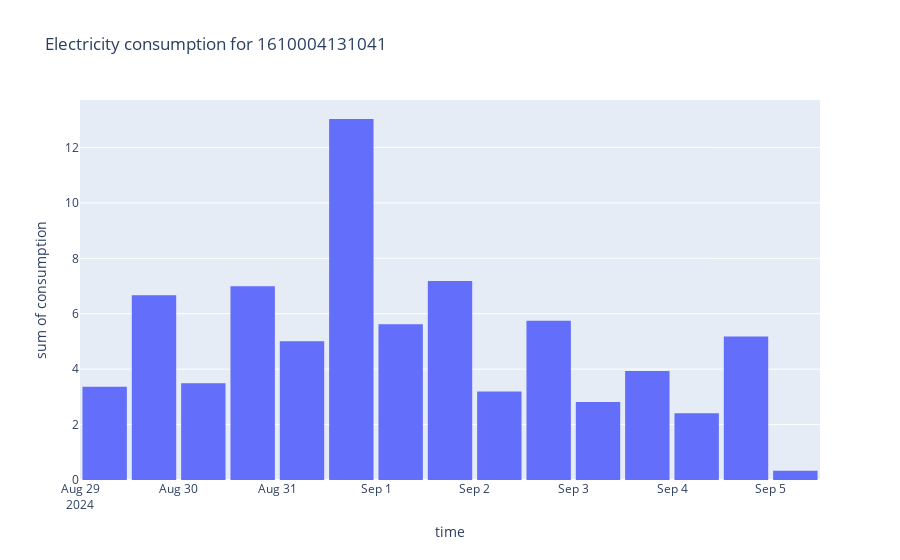

The notebook cell this image was saved under:
### Code cell
import plotly.express as px

fig = px.histogram(df, x="time", y="consumption", title=f"Electricity consumption for {MPAN}")
fig.update_layout(bargap=0.1)
fig.show()

### Figure 1 — Plotly figure (JSON) as saved in the notebook; plotly's stock layout.template omitted (floating-point values rounded to 4 significant figures; data arrays with more than 128 entries replaced by an {"elided": "..."} marker saying what was removed)
{"data": [{"alignmentgroup": "True", "bingroup": "x", "histfunc": "sum", "hovertemplate": "time=%{x}<br>sum of consumption=%{y}<extra></extra>", "legendgroup": "", "marker": {"color": "#636efa", "pattern": {"shape": ""}}, "name": "", "offsetgroup": "", "orientation": "v", "showlegend": false, "type": "histogram", "x": {"elided": "338 str values"}, "xaxis": "x", "y": {"elided": "338 float values"}, "yaxis": "y"}], "layout": {"bargap": 0.1, "barmode": "relative", "legend": {"tracegroupgap": 0}, "title": {"text": "Electricity consumption for 1610004131041"}, "xaxis": {"anchor": "y", "domain": [0, 1], "title": {"text": "time"}}, "yaxis": {"anchor": "x", "domain": [0, 1], "title": {"text": "sum of consumption"}}}}
